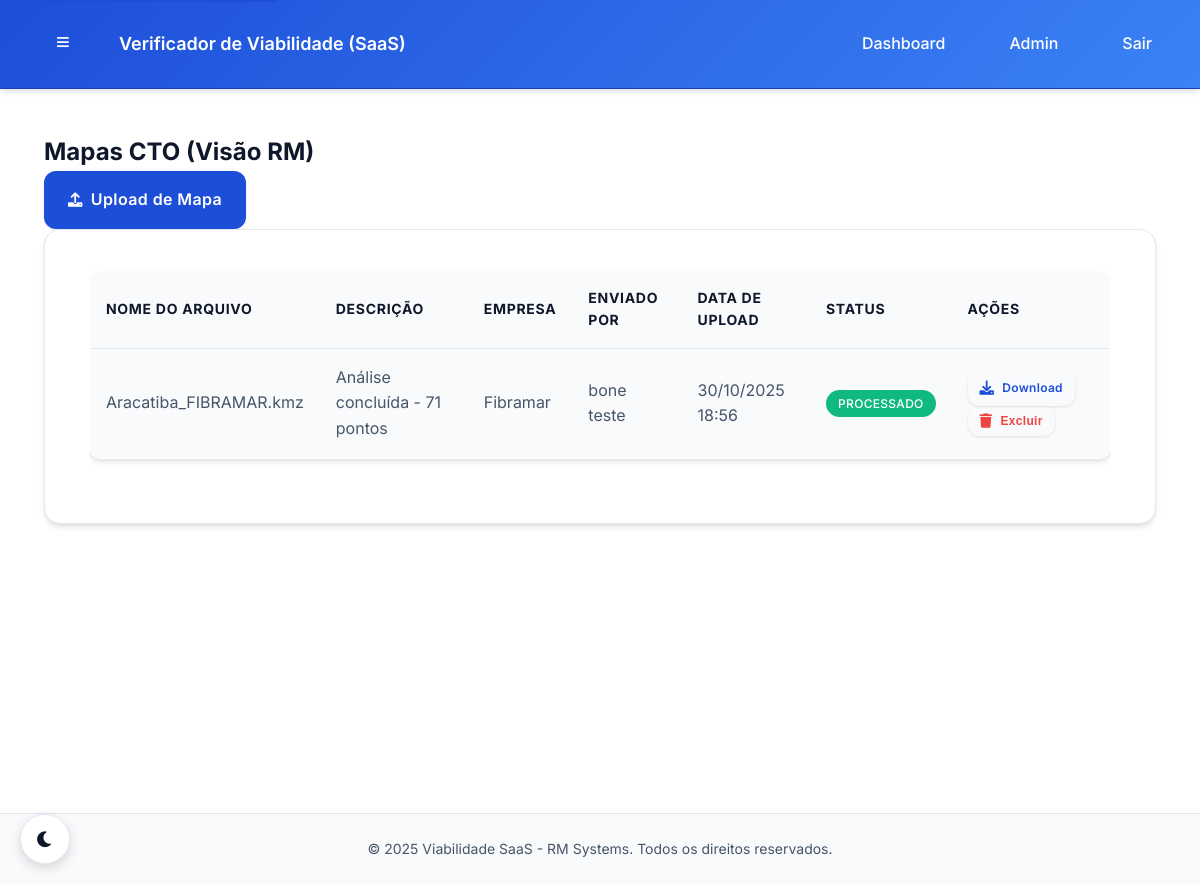
The app's page /rm/mapas/ (signed in) with its own data.
### core/models.py (models this page shows, shortened)
class CTOMapFile(models.Model):
    FILE_TYPES = [
        ('kml', 'KML'),
        ('kmz', 'KMZ'),
        ('csv', 'CSV'),
        ('xls', 'XLS'),
        ('xlsx', 'XLSX'),
    ]
    PROCESSING_STATUS = [
        ('pending', 'Pendente'),
        ('processing', 'Processando'),
        ('completed', 'Concluído'),
        ('failed', 'Falhou'),
    ]
    file = models.FileField(upload_to="cto_maps/", verbose_name="Arquivo")
    description = models.CharField(max_length=255, blank=True, verbose_name="Descrição")
    file_type = models.CharField(max_length=10, choices=FILE_TYPES, default='csv', verbose_name="Tipo de Arquivo")
    company = models.ForeignKey(
        Company,
        on_delete=models.CASCADE,
        related_name='cto_maps',
        verbose_name="Empresa"
    )
    uploaded_by = models.ForeignKey(
        CustomUser,
        on_delete=models.CASCADE,
        related_name='uploaded_maps',
        verbose_name="Enviado por"
    )
    uploaded_at = models.DateTimeField(auto_now_add=True, verbose_name="Enviado em")
    processing_status = models.CharField(
        max_length=20,
        choices=PROCESSING_STATUS,
        default='pending',
        verbose_name="Status de Processamento"
    )
    is_processed = models.BooleanField(default=False, verbose_name="Processado")
    processed_at = models.DateTimeField(null=True, blank=True, verbose_name="Processado em")
    analysis_id = models.CharField(max_length=100, blank=True, verbose_name="ID da Análise")
    viability_score = models.IntegerField(null=True, blank=True, verbose_name="Score de Viabilidade")
    processing_time = models.FloatField(null=True, blank=True, verbose_name="Tempo de Processamento (s)")
    analysis_results = models.JSONField(default=dict, blank=True, verbose_name="Resultados da Análise")
    issues_found = models.JSONField(default=list, blank=True, verbose_name="Problemas Encontrados")
    recommendations = models.JSONField(default=list, blank=True, verbose_name="Recomendações")
    file_size = models.BigIntegerField(null=True, blank=True, verbose_name="Tamanho do Arquivo (bytes)")
    coordinates_count = models.IntegerField(null=True, blank=True, verbose_name="Número de Coordenadas")
    updated_at = models.DateTimeField(auto_now=True, verbose_name="Atualizado em")
    class Meta:
        verbose_name = "Mapa CTO"
        verbose_name_plural = "Mapas CTO"
        ordering = ['-uploaded_at']
        indexes = [
            models.Index(fields=['company', 'processing_status']),
            models.Index(fields=['uploaded_by', 'uploaded_at']),
            models.Index(fields=['file_type', 'is_processed']),
        ]
    @property
    def file_name(self):
        return os.path.basename(self.file.name) if self.file else ""

class Company(models.Model):
    name = models.CharField(max_length=200, verbose_name="Nome da Empresa")
    slug = models.SlugField(max_length=200, unique=True, verbose_name="Slug", help_text="URL amigável para a empresa")
    cnpj = models.CharField(max_length=18, unique=True, verbose_name="CNPJ")
    email = models.EmailField(verbose_name="E-mail da Empresa")
    phone = models.CharField(max_length=20, blank=True, verbose_name="Telefone")
    address = models.TextField(blank=True, verbose_name="Endereço")
    is_active = models.BooleanField(default=True, verbose_name="Ativa")
    created_at = models.DateTimeField(auto_now_add=True, verbose_name="Criada em")
    updated_at = models.DateTimeField(auto_now=True, verbose_name="Atualizada em")
    class Meta:
        verbose_name = "Empresa"
        verbose_name_plural = "Empresas"
        ordering = ['name']

class CustomUser(AbstractUser):
    USER_ROLES = [
        ('RM', 'Administrador RM'),  # Você e o Bone
        ('COMPANY_ADMIN', 'Administrador da Empresa'),  # Admin da empresa cliente
        ('COMPANY_USER', 'Usuário da Empresa'),  # Usuário comum da empresa
    ]
    role = models.CharField(
        max_length=20,
        choices=USER_ROLES,
        default='COMPANY_USER',
        verbose_name="Função"
    )
    company = models.ForeignKey(
        Company,
        on_delete=models.CASCADE,
        null=True,
        blank=True,
        related_name='users',
        verbose_name="Empresa"
    )
    phone = models.CharField(max_length=20, blank=True, verbose_name="Telefone")
    created_at = models.DateTimeField(auto_now_add=True, verbose_name="Criado em")
    updated_at = models.DateTimeField(auto_now=True, verbose_name="Atualizado em")
    class Meta:
        verbose_name = "Usuário"
        verbose_name_plural = "Usuários"
    @property
    def is_rm_admin(self):
        return self.role == 'RM' or self.is_superuser
    @property
    def is_company_admin(self):
        return self.role == 'COMPANY_ADMIN'
    def get_full_name(self):
        if self.first_name and self.last_name:
            return f"{self.first_name} {self.last_name}"
        return self.username

### core/views.py (the view)
@login_required
@rm_admin_required
def rm_map_list(request):
    company_slug = request.GET.get('company')
    maps = CTOMapFile.objects.all().select_related('company', 'uploaded_by').order_by('-uploaded_at')
    if company_slug:
        maps = maps.filter(company__slug=company_slug)
    return render(request, 'rm/maps/list.html', {'maps': maps})

### core/permissions.py (called while the page is built)
def is_rm_admin(user):
    return user.is_authenticated and user.is_rm_admin

### templates/rm/maps/list.html (shortened to what this page needs)
{% extends 'base.html' %}
{% block content %}
<div class="container-fluid">
    <div class="row">
        <div class="col-12">
            <div class="d-flex justify-content-between align-items-center mb-4">
                <h2>Mapas CTO (Visão RM)</h2>
                <a href="{% url 'rm:map_by_company' %}" class="btn btn-primary">
                    <i class="fas fa-upload"></i> Upload de Mapa
                </a>
            </div>
            {% if maps %}
            <div class="card">
                <div class="card-body">
                    <div class="table-responsive">
                        <table class="table table-striped">
                            <thead>
                                <tr>
                                    <th>Nome do Arquivo</th>
                                    <th>Descrição</th>
                                    <th>Empresa</th>
                                    <th>Enviado por</th>
                                    <th>Data de Upload</th>
                                    <th>Status</th>
                                    <th>Ações</th>
                                </tr>
                            </thead>
                            <tbody>
                                {% for map in maps %}
                                <tr>
                                    <td>{{ map.file_name }}</td>
                                    <td>{{ map.description|default:"-" }}</td>
                                    <td>{{ map.company.name|default:"-" }}</td>
                                    <td>{{ map.uploaded_by.get_full_name|default:map.uploaded_by.username }}</td>
                                    <td>{{ map.uploaded_at|date:"d/m/Y H:i" }}</td>
                                    <td>
                                        <span class="badge {% if map.is_processed %}badge-success{% else %}badge-secondary{% endif %}">
                                            {% if map.is_processed %}Processado{% else %}Pendente{% endif %}
                                        </span>
                                    </td>
                                    <td>
                                        <a href="{% url 'rm:map_download' map.id %}" class="btn btn-sm btn-outline-primary">
                                            <i class="fas fa-download"></i> Download
                                        </a>
                                        <button type="button"
                                                class="btn btn-sm btn-outline-danger js-delete-map"
                                                data-map-id="{{ map.id }}">
                                            <i class="fas fa-trash"></i> Excluir
                                        </button>
                                    </td>
                                </tr>
                                {% endfor %}
                            </tbody>
                        </table>
                    </div>
                </div>
            </div>
            {% else %}
            <div class="alert alert-info">
                <i class="fas fa-info-circle"></i> Nenhum mapa CTO encontrado.
            </div>
            {% endif %}
        </div>
    </div>
</div>
{% endblock %}

### static/css/theme_colors.css (style rules this page uses)
:root { --rm-primary: #1D4ED8; --rm-primary-dark: #1E40AF; --rm-primary-light: #3B82F6; --rm-primary-50: #EFF6FF; --rm-primary-100: #DBEAFE; --rm-gray-900: #0F172A; --rm-gray-800: #1E293B; --rm-gray-700: #334155; --rm-gray-600: #475569; --rm-gray-500: #64748B; --rm-gray-400: #94A3B8; --rm-gray-300: #CBD5E1; --rm-gray-200: #E2E8F0; --rm-gray-100: #F1F5F9; --rm-gray-50: #F8FAFC; --rm-white: #FFFFFF; --rm-black: #000000; --rm-success: #10B981; --rm-success-dark: #059669; --rm-warning: #F59E0B; --rm-warning-dark: #D97706; --rm-error: #EF4444; --rm-error-dark: #DC2626; --rm-info: #3B82F6; --rm-gradient-primary: linear-gradient(135deg, #1D4ED8 0%, #3B82F6 100%); --rm-gradient-secondary: linear-gradient(135deg, #F8FAFC 0%, #EFF6FF 100%); --rm-gradient-dark: linear-gradient(135deg, #0F172A 0%, #1E293B 100%); --rm-shadow-sm: 0 1px 2px 0 rgba(15, 23, 42, 0.05); --rm-shadow: 0 4px 6px -1px rgba(15, 23, 42, 0.1), 0 2px 4px -1px rgba(15, 23, 42, 0.06); --rm-shadow-md: 0 10px 15px -3px rgba(15, 23, 42, 0.1), 0 4px 6px -2px rgba(15, 23, 42, 0.05); --rm-shadow-lg: 0 20px 25px -5px rgba(15, 23, 42, 0.1), 0 10px 10px -5px rgba(15, 23, 42, 0.04); --rm-shadow-xl: 0 25px 50px -12px rgba(15, 23, 42, 0.25); --rm-bg-primary: var(--rm-white); --rm-bg-secondary: var(--rm-gray-50); --rm-bg-tertiary: var(--rm-gray-100); --rm-bg-accent: var(--rm-primary-50); --rm-text-primary: var(--rm-gray-900); --rm-text-secondary: var(--rm-gray-600); --rm-text-tertiary: var(--rm-gray-500); --rm-text-inverse: var(--rm-white); --rm-border-primary: var(--rm-gray-200); --rm-border-secondary: var(--rm-gray-300); --rm-border-accent: var(--rm-primary-100); --rm-card-bg: var(--rm-white); --rm-card-border: var(--rm-gray-200); --rm-card-shadow: var(--rm-shadow); --rm-input-bg: var(--rm-white); --rm-input-border: var(--rm-gray-300); --rm-input-focus: var(--rm-primary); --rm-button-primary: var(--rm-primary); --rm-button-primary-hover: var(--rm-primary-dark); --rm-button-secondary: var(--rm-gray-100); --rm-button-secondary-hover: var(--rm-gray-200); --rm-nav-bg: var(--rm-white); --rm-nav-border: var(--rm-gray-200); --rm-nav-shadow: var(--rm-shadow-sm); --rm-sidebar-bg: var(--rm-gray-50); --rm-sidebar-border: var(--rm-gray-200); --rm-header-bg: var(--rm-gradient-primary); --rm-header-border: var(--rm-primary-dark); --rm-header-shadow: var(--rm-shadow); --rm-footer-bg: var(--rm-gray-50); --rm-footer-border: var(--rm-gray-200); --rm-footer-text: var(--rm-gray-600); }
* { transition: background-color 0.3s ease, border-color 0.3s ease, color 0.3s ease, box-shadow 0.3s ease; }

### static/css/global.css (style rules this page uses)
body { background-color: var(--rm-bg-primary); color: var(--rm-text-primary); transition: background-color 0.3s ease, color 0.3s ease; }

### templates/base.html (style rules this page uses)
.card, .upload-area { margin: 0 auto; }
.row { display: flex; flex-wrap: wrap; margin: 0 -15px; }
.row > [class*="col-"] { padding: 0 15px; box-sizing: border-box; }

### records on screen
CTOMapFile: file_name "Aracatiba_FIBRAMAR.kmz", description "Análise concluída - 71 pontos", company.name "Fibramar", uploaded_by.get_full_name "bone teste", uploaded_at "30/10/2025 18:56", is_processed "PROCESSADO"
